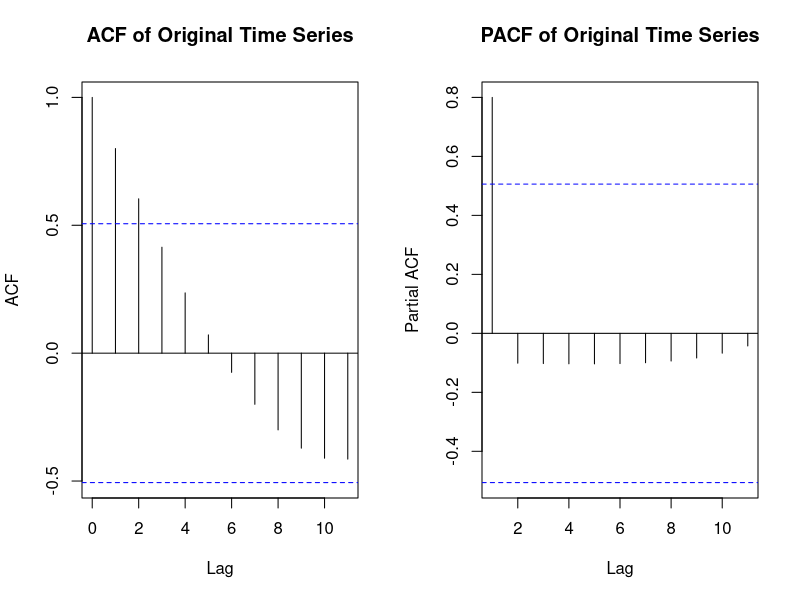

Write R code to recreate this figure. (Note: this script raises an error after producing the figure.)
# Load necessary library
library(forecast)

# Create the time series data
time_series <- ts(c(100, 110, 120, 130, 140, 150, 160, 170, 180, 190, 200, 210, 220, 230, 240))

# Plot the ACF and PACF
par(mfrow = c(1, 2)) # Set up the plotting area
acf(time_series, main = "ACF of Original Time Series")
pacf(time_series, main = "PACF of Original Time Series")
# Standardize the time series data
time_series_scaled <- scale(time_series)
#################
# Automatically select the best ARMA model
auto_arma_model <- auto.arima(time_series)

# Display the summary of the model
summary(auto_arma_model)

############
adf_test <- adf.test(time_series)

# Display the result
print(adf_test)

# Apply log transformation to stabilize the variance
log_series <- log(time_series)

# Perform first-order differencing on the log-transformed series
log_series_diff <- diff(log_series, differences = 1)
# Fit an ARIMA(2,1,2) model on the log-transformed and differenced series
arma_model <- arima(log_series, order = c(2, 1, 2))

# Display the summary of the model
summary(arma_model)
# Plot the residual diagnostics
tsdiag(arma_model)

# Perform the Ljung-Box test
Box.test(residuals(arma_model), lag = 10, type = "Ljung-Box")
# Forecast the next 10 time points
forecast_values <- forecast::forecast(arma_model, h = 10)

# Display the forecasted values
print(forecast_values)

# Plot the original series and the forecast
#plot(forecast_values, main = "Original Series with Forecasts")
#lines(time_series, col = "black", lwd = 2)
##################################################
par(mfrow = c(1, 1), mar = c(5, 4, 4, 2) + 0.1)
# Plot the original series and the forecast with labels
plot(forecast_values, 
     main = "Original Series with Forecasts", 
     xlab = "Time", 
     ylab = "Sales", 
     col = "blue")  # Change color for better visibility
lines(time_series, col = "black", lwd = 2)  # Original series in black
legend("topleft", legend = c("Forecast", "Original Series"), col = c("blue", "black"), lty = 1, lwd = 2)


#Q2

#####################################

library(ggplot2)
# Create the time series data
sales_data <- c(500, 520, 540, 560, 580, 600, 620, 640, 660, 680, 700, 720)
time_series <- ts(sales_data, frequency = 4, start = c(1, 1))  # quarterly data

# Open a new plotting window with a larger size
par(mfrow = c(1, 2)) # Set up the plotting area
acf(time_series, main = "ACF of Sales Data")
pacf(time_series, main = "PACF of Sales Data")


# Fit an ARMA(1,1) model
arma_model <- arima(time_series, order = c(1, 0, 1))
summary(arma_model)

# Plot residual diagnostics
tsdiag(arma_model)

# Perform the Ljung-Box test
ljung_box_test <- Box.test(residuals(arma_model), lag = 10, type = "Ljung-Box")
print(ljung_box_test)

# Forecast the next 12 time points
forecast_values <- forecast(arma_model, h = 12)
print(forecast_values)
par(mfrow = c(1, 1), mar = c(5, 4, 4, 2) + 0.1)
# Plot the original series and the forecast
plot(forecast_values, main = "Sales Data with ARMA(1,1) Forecast", xlab = "Quarter", ylab = "Sales", ylim = c(490, 740))
lines(time_series, col = "black", lwd = 2)
legend("topleft", legend = c("Original", "Forecast"), col = c("black", "blue"), lty = 1)
